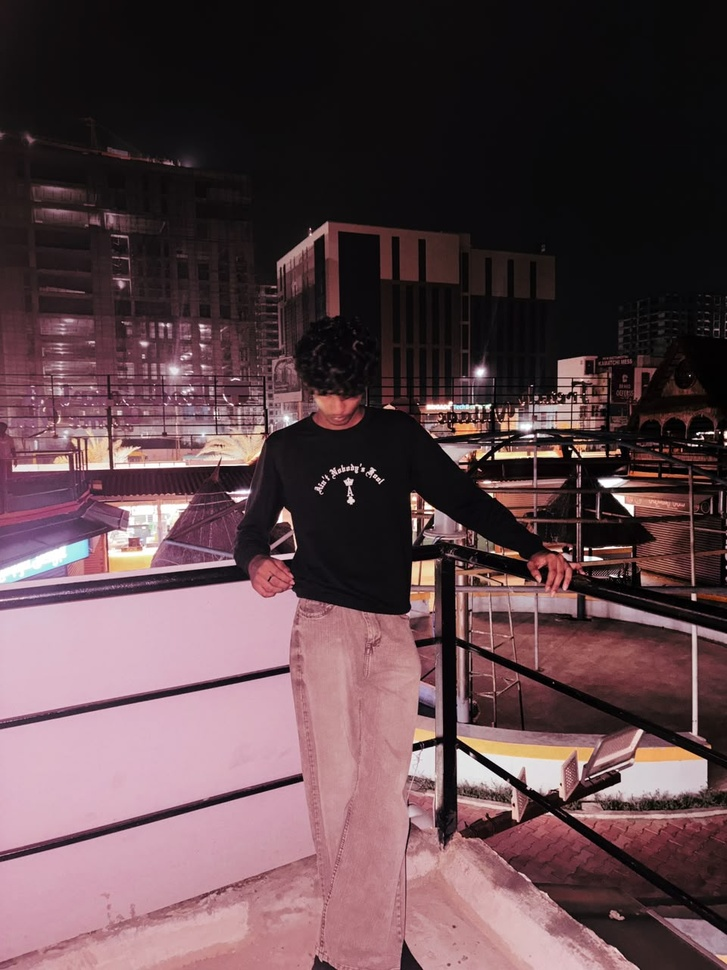
#> input picture Bala.jpeg, 727 x 970 px, shrunk from 960 x 1280 before the run, found by its file name
$ jupyter execute 'EX7 (1).ipynb'
#> lines starting #> are read from the running program, lines starting #| are printed output that depends on the picture; after the words box and inside, x2 and y2 are one past the last pixel; in counts of white or black regions, pixels touching at a corner belong together
### Ex-07 Record-HOUGH TRANSFORM
### Name: sribalakumaran
### Reg No: 212225220104

[cell 1]
import cv2
import numpy as np
import matplotlib.pyplot as plt

[cell 2]
# Step 2: Load the image using imread() from cv2 module
image = cv2.imread('bala.jpeg') # Replace 'image.jpg' with your image path
#> image is the input picture: shape (970, 727, 3); mean B, G, R 74.1, 69.2, 93.1

[cell 3]
# Step 3: Convert the image to grayscale
gray_image = cv2.cvtColor(image, cv2.COLOR_BGR2GRAY)
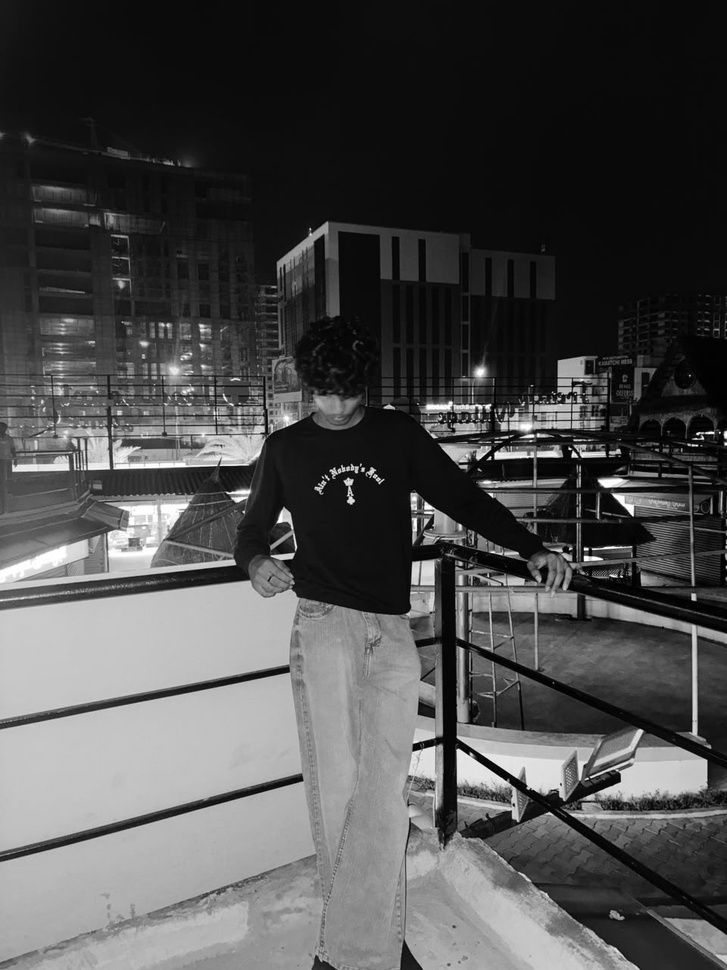
#> gray_image: shape (970, 727); min 0, max 255, mean 76.9

[cell 4]
# Input image and grayscale image
plt.imshow(cv2.cvtColor(image, cv2.COLOR_BGR2RGB))  # Convert image to RGB for displaying
plt.title("Input Image")
plt.axis('off')

[cell 5]
plt.imshow(gray_image, cmap='gray')
plt.title("Grayscale Image")
plt.axis('off')

[cell 6]
# Step 4: Using Canny operator from cv2, detect the edges of the image
edges = cv2.Canny(gray_image, 50, 150)  # Canny edge detection with threshold values 50 and 150
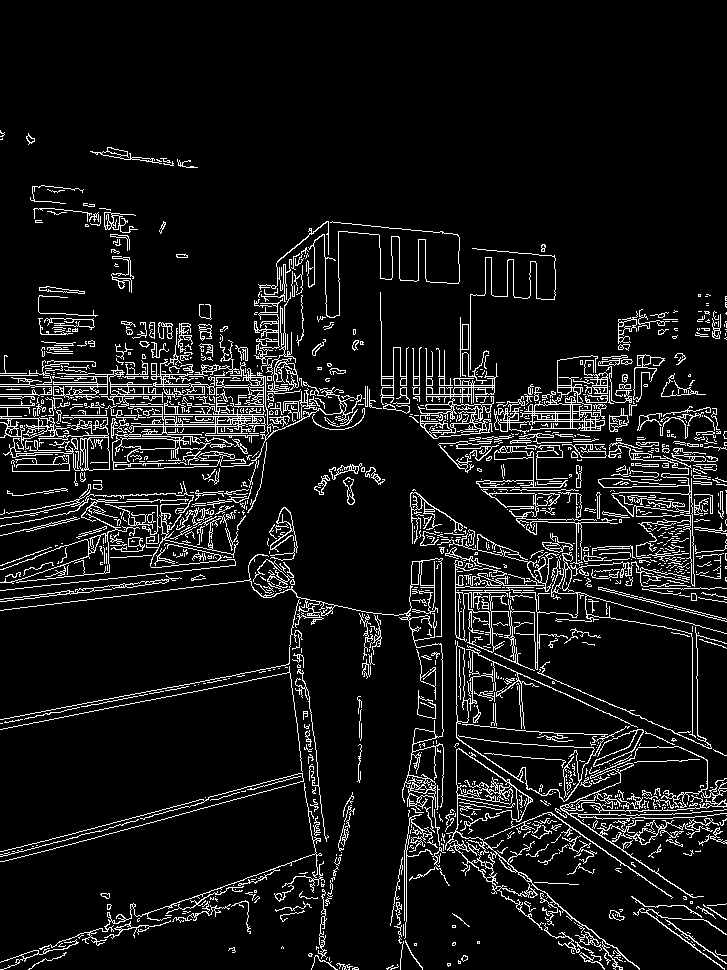
#> edges: shape (970, 727); 8.5% white in thin lines or dots, all inside (x1, y1, x2, y2) = (0, 130, 727, 970)

[cell 7]
# Canny Edge Detector output
plt.imshow(edges, cmap='gray')
plt.title("Canny Edge Detector")
plt.axis('off')

[cell 8]
# Step 5: Using the HoughLinesP(), detect line coordinates for every point in the image
# The parameters of HoughLinesP are: image, resolution, threshold, minLineLength, maxLineGap
lines = cv2.HoughLinesP(edges, 1, np.pi / 180, 100, minLineLength=50, maxLineGap=10)
#> lines = 471 rows, first 6: [0, 394, 224, 394], [64, 396, 272, 396], [52, 404, 217, 404], [160, 426, 216, 426], [3, 728, 302, 670], [560, 808, 723, 918]

[cell 9]
# Step 6: Draw the detected lines on the original image

for line in lines:
    x1, y1, x2, y2 = line.reshape(-1)
    cv2.line(image, (x1, y1), (x2, y2), (0, 255, 0), 2)
#> this loop made 471 passes
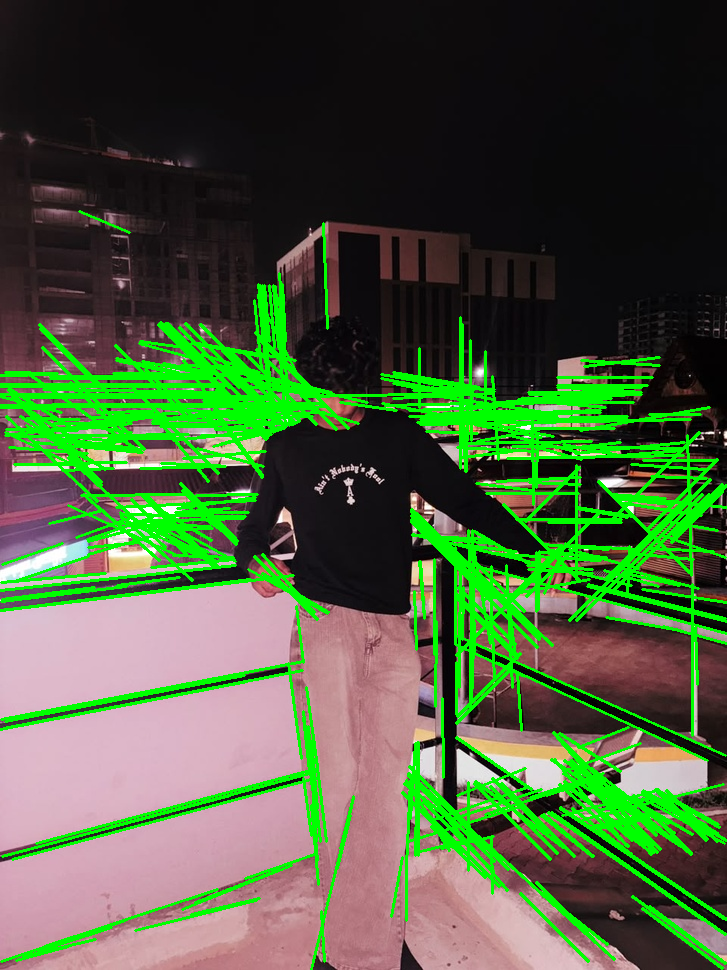
#> image: shape (970, 727, 3); 14.65% of pixels changed, all inside (x1, y1, x2, y2) = (0, 210, 727, 970)

[cell 10]
# Display the result of Hough Transform (Image with lines)
plt.imshow(cv2.cvtColor(image, cv2.COLOR_BGR2RGB))  # Image with lines drawn
plt.title("Result of Hough Transform")
plt.axis('off')
